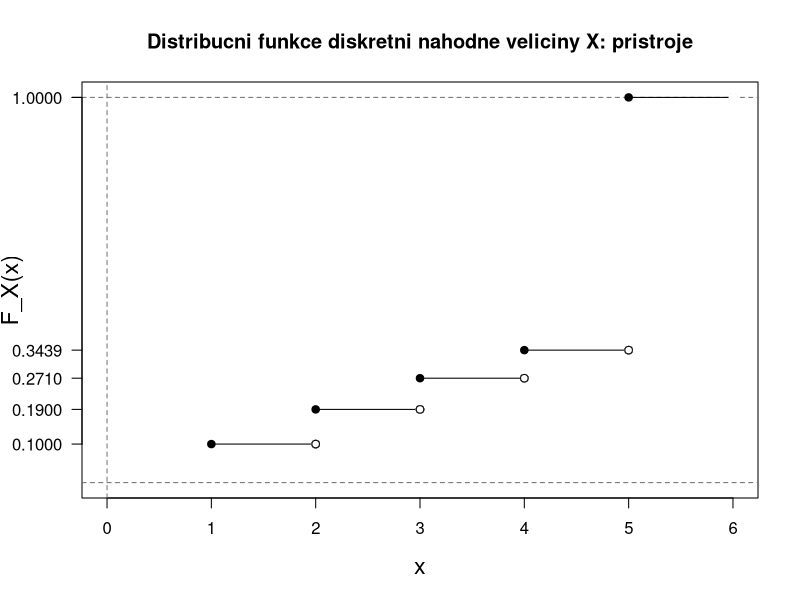

Write R code to recreate this figure.
################################################################################
## KIKM/PSTI: cviceni 6 - Diskretni nahodna velicina
################################################################################
rm(list=ls())
# Priklad 1 --------------------------------------------------------------------
# Nahodna velicina X: co padne pri hodu minci. Panna = 1, orel = 0. Spocitejte pro
# tuto nahodnou velicinu nasledujici vyrazy:

# a) E(2X+3)
# b) E(4X^2 + 5X + 2)
# c) var(6X - 7)
# d) var(X^2 + 3)

X <- c(0,1) #realizace
pst <- c(0.5,0.5) #pravděpodobnoti 

EX <- sum(X*pst)
EX

EX2 <- sum(X^2*pst)
EX2

EX4 <- sum(EX2^2*pst)

#var E(x2) - (Ex)2
rozptylx <- EX2 - (EX)^2

# a) E(2X+3) = 2*E(X) + 3
a <- 2 * EX + 3


# b) E(4X^2 + 5X + 2) = 4*E(X^2) + 5*E(X) + 2
b <- 4*EX2 + 5 * EX + 2

# c) var(6X - 7) = 36*var(X) - 0
c <- 36 * rozptylx - 0

# d) var(X^2 + 3) = var(X^2) + 0 = E(X^4) - (E(X^2))^2
d <- EX4 - (EX2)^2



# Priklad 2 --------------------------------------------------------------------
# Nahodna velicina Y: na hraci kostce padne cislo. 
# Spocitejte nasledujici vyrazy:

Y <- 1:6
pstY <- rep(1/6,6)
EY <- sum(Y*pstY)

# a) Z1 = 4*Y^2 - 5*Y + 2
Z1 <- 4*Y^2 - 5*Y + 2 
Ez1 <- sum(Z1*pstY)
# b) Z2 = 6*Y - 7
Z2 <- 6*Y-7
Ez2 <- sum(Z2*pstY)
# c) oznacme W = Z2; var(W) = E(W^2) - (EW)^2
W <- Z2
W2 <- W^2
EW<- Ez2
EW2 <- sum(W2 * pstY)

EW2 - (EW)^2


# a) Z1 = 4*Y^2 - 5*Y + 2


# b) Z2 = 6*Y - 7


# c) oznacme W = Z2; var(W) = E(W^2) - (EW)^2




# Priklad 3 --------------------------------------------------------------------
# Pravdepodobnost, ze klient banky ma uver, je 0.9.
# Popiste rozdeleni poctu klientu BEZ UVERU mezi tremi vybranymi klienty. 
# -> definicni obor, pravdepoodbnostni funkci, E(X), var(X)
# oznacme velicinu opet jako X
p <- 0.9  # pravdepodobnost, ze klient MA UVER

# a) definicni obor:
X <- 0:3

# b) pravdepodobnostni funkce: uvazujeme nezavislost (to, jestli klient ma nebo nema uver, nezavisi na ostatnich klientech)
Px0 <- 0.9^3
Px1 <- 3 * 0.1 * 0.9^2
Px2 <- 3 * 0.1^2 * 0.9
Px3 <- 0.1 ^3

pst <- c(Px0, Px1, Px2, Px3)
Px0+Px1+Px2+Px3

# c) stredni hodnota E(X)
# sum(Xi  * Pi)
Ex <- sum(X * pst)


# d) rozptyl var(X)
# vime: var(X) = E(X-E(X))^2
# oznacme: y = (X-E(X))^2
Y <- (X-Ex)^2
rozptylX <- sum(pst*Y)

# Priklad 4 --------------------------------------------------------------------
# Nahodna velicina ma nasledujici pravdepodobnostni funkci:
# P(x) = 3/7 * (0.7^x) pro x = 1, 2, 3...
# Jaka je pravdepodobnost, ze tato nahodna velicina nabude hodnoty:
# a) mensi nez 3
# b) vetsi nez 4
# c) vetsi nez 1 a zaroven ale mensi nez 4

# a) P(X<3) = P(X=1) + P(X=2)
x <- c(1,2)
vysl1 <- sum(3/7 * 0.7^x)


# b) P(X > 4) = 1 - P(X<=4)
x <- 1:4
vysl2 <- 1-sum(3/7*(0.7^x))

# c) P(1 < X < 4) = P(X=2) + P(X=3)
x <- c(2,3)
vysl3 <- sum(3/7*0.7^x)


# Priklad 5 --------------------------------------------------------------------
# Zkouska spolehlivosti 5 pristroju: dalsi se zkousi jen tehdy, je-li predchozi spolehlivy.
# Pristroj vydrzi zkousku s pravdepodobnosti 0.9
# Nahodna velicina X = pocet zkousenych pristroju.
# Urcete definicni obor a rozdeleni pravdepodobnosti

p <- 0.9

# Definicni obor:

x <- 1:5

# Rozdeleni pravdepodobnosti:

P0 <- 0.1
P1 <- 0.9 * 0.1
P2 <- 0.9^2 * 0.1
P3 <- 0.9^3 * 0.1
P4 <- 0.9^4

pst <- c(P0,P1,P2,P3,P4)
# kontrola: sum(pst) = 1


# znazorneme si rozdeleni pravdepodobnosti take graficky:
x <- (1:6) # pro vizualizaci pridame jednu hodnotu navic -> aby od 5 sel graf "do nekonecna"
pst

Fx <- cumsum(c(pst,0)) # nula opet jen pomocna pro vizualizaci (at ma graf kam pokracovat "do nekonecna")
n <- length(x)


plot(x = NA, y = NA, pch = NA,  yaxt="n",     # x = NA, y = NA -> prazdny graf, yaxt = "n" -> bez popisku osy "y"
     xlim = c(0, max(x)), 
     ylim = c(0, 1),
     xlab = "x",
     ylab = "F_X(x)",
     main = "Distribucni funkce diskretni nahodne veliciny X: pristroje",
     cex.lab = 1.4) # velikost popisku os

# seda prerusovana cara -> hranice os a 1
abline(h = c(0,1), v = 0, lty = 2, col = "grey45")

# pridame rucne cisla na osu "y"
axis(side=2, at=Fx, las = 2) # las -> otoci popisky osy

# doplnime hodnoty do grafu distribucni funkce
points(x = x, y = Fx, pch=19)
for(i in 1:n){
  points(x=x[i+0:1], y=Fx[c(i,i)], type="l")
  points(x = x[-1], y = Fx[-n], pch=19, col="white")
  points(x = x[-c(1,n)], y = Fx[-c(n-1,n)], pch=1)
} 


# Priklad 6 --------------------------------------------------------------------
# Ctyri krizovatky jsou rizene nezavislymi semafory. Uvazujeme jen cervenou a zelenou.
# Pravdepodobnost, ze sviti cervena, je 0.5 (stejne tak pro zelenou).
# X = pocet projetych krizovatek do prvni krizovatky, kdy MUSIME ZASTAVIT
# Urcete definicni obor, rozdeleni pravdepodobnosti a vizualizujte distribucni funkci.
p <- 0.5

# definicni obor

# rozdeleni pravdepodobnosti:


# vizualizace:




# Priklad 7 --------------------------------------------------------------------
# Nahodna velicina X: pocet obsazenych pokoju v hotelu. 
# Urcete PRAVDEPODOBNOST OBSAZENI POKOJU, je-li distribucni funkce zadana nasledovne:
# F(x) = 0..........x < 4
# F(x) = 0.03.......4 <= x < 5
# F(x) = 0.2........5 <= x < 6
# F(x) = 0.3........6 <= x < 7
# F(x) = 1..........x > 7

fx <- c(0,0.03,0.2,0.3,1)



# znazornime nejprve graficky:



# Pravdepodobnosti jsou velikosti skoku v grafu:

# P(X = 4)


# P(X = 5)


# P(X = 6)


# P(X = 7)


